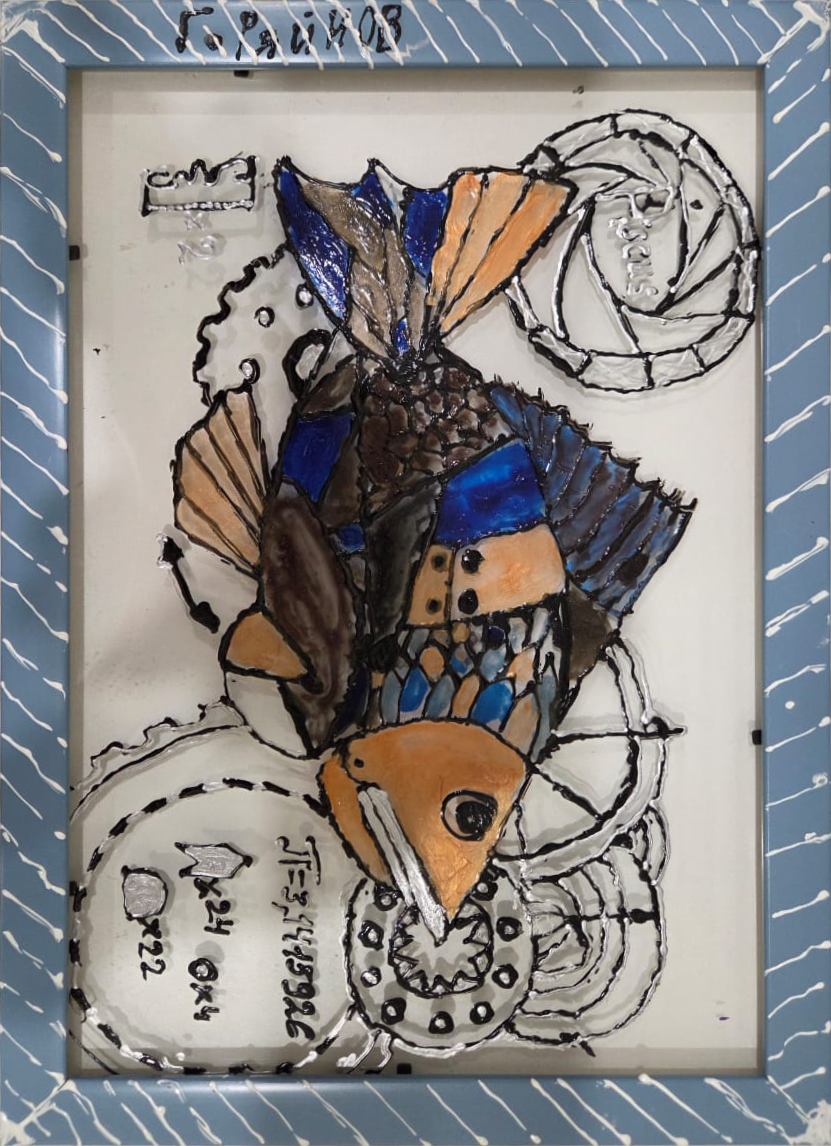
#> input picture art-originals/Clockwork-Fish.png, 831 x 1146 px
$ python compare-pano.py ../art-originals/Clockwork-Fish.png ../art-originals/Cosmic-Threads.png ../art-originals/Cosmic-Threads.png
#> lines starting #> are read from the running program, lines starting #| are printed output that depends on the picture
#!/usr/bin/env python3
"""
The measurable half of the fidelity court.

Compares a generated sky against the painting it claims to come from, in two
ways a machine can actually do:

1. PALETTE DISTANCE. Both images k-means'd identically (same tool discipline as
   sample-palette.py), then each generated cluster matched to its nearest
   reference cluster in Lab space. Reports per-pair dE and a share-weighted
   total. dE < 10 is the same paint, < 20 is drifting, above that the sky is
   wearing someone else's colours.

2. THE CONTACT SHEET. Matched crops -- reference top row, generation bottom row
   -- written to one image for the vision half of the court, which judges what
   numbers cannot: mark-making, edge character, whether the same hand made both.

Usage: python3 tools/compare-pano.py <reference.png> <generated.png> <out-prefix>
"""
import sys, random, math
from PIL import Image

def srgb_to_lab(c):
    def f(u):
        u = u/255
        return u/12.92 if u <= 0.04045 else ((u+0.055)/1.055)**2.4
    r,g,b = (f(v) for v in c)
    x = r*0.4124+g*0.3576+b*0.1805; y = r*0.2126+g*0.7152+b*0.0722; z = r*0.0193+g*0.1192+b*0.9505
    def g_(t): return t**(1/3) if t > 0.008856 else 7.787*t+16/116
    fx,fy,fz = g_(x/0.9505), g_(y), g_(z/1.089)
    return (116*fy-16, 500*(fx-fy), 200*(fy-fz))

def kmeans_palette(img, k=6):
    small = img.resize((160, max(1,int(160*img.size[1]/img.size[0]))), Image.LANCZOS)
    px = [small.getpixel((x,y)) for x in range(small.width) for y in range(small.height)]
    labs = [srgb_to_lab(p) for p in px]
    random.seed(7)
    centres = random.sample(labs, k)
    for _ in range(20):
        buckets = [[] for _ in range(k)]
        for i,l in enumerate(labs):
            buckets[min(range(k), key=lambda c: sum((l[j]-centres[c][j])**2 for j in range(3)))].append(i)
        centres = [tuple(sum(labs[i][j] for i in b)/len(b) for j in range(3)) if b else centres[c]
                   for c,b in enumerate(buckets)]
    out = []
    for c,b in enumerate(buckets):
        if not b: continue
        i = min(b, key=lambda n: sum((labs[n][j]-centres[c][j])**2 for j in range(3)))
        out.append({'rgb': px[i], 'lab': labs[i], 'share': len(b)/len(labs)})
    return sorted(out, key=lambda e: -e['share'])

def dE(a,b): return math.sqrt(sum((a[i]-b[i])**2 for i in range(3)))

def main(ref_path, gen_path, prefix):
#> called with ref_path = '../art-originals/Clockwork-Fish.png', gen_path = '../art-originals/Cosmic-Threads.png', prefix = '../art-originals/Cosmic-Threads.png'
    ref = Image.open(ref_path).convert('RGB')
#> ref is the input picture: PIL image 831x1146 RGB; mean R, G, B 135.6, 133.9, 133.5
    gen = Image.open(gen_path).convert('RGB')
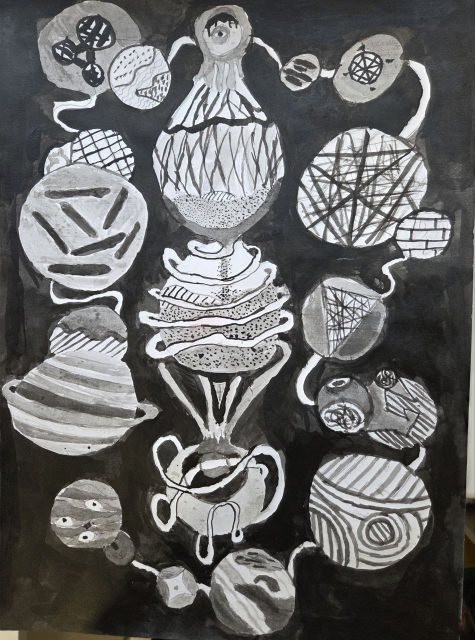
#> input picture art-originals/Cosmic-Threads.png, 950 x 1280 px (shown at 1/2 size)
#> gen is the input picture: PIL image 950x1280 RGB; mean R, G, B 104.8, 104.7, 104.4

    rp, gp = kmeans_palette(ref), kmeans_palette(gen)
#> in kmeans_palette, `small = img.resize((160, max(1,int(160*img.size[1]/img.size[0]))), Ima..`:
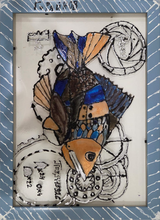
#> small: PIL image 160x220 RGB; mean R, G, B 135.6, 133.9, 133.5
#> in kmeans_palette, `px = [small.getpixel((x,y)) for x in range(small.width) for y in range..`: px = 35200 items
#> in kmeans_palette, `centres = random.sample(labs, k)`: centres = [(23.12, 2.69, -3.27), (31.02, -1.1, -7.14), (85.76, 0.138, 3.93), (52.01, 0.758, 9.45), (64.53, 1.71, 7.08), (49.86, -1.05, -12.18)]
#> the loop in kmeans_palette, `for c,b in enumerate(buckets):` made 6 passes
#> i on passes 1 to 6: 23860, 3690, 7726, 22916, 27250, 32355
#> after the loop in kmeans_palette, `for c,b in enumerate(buckets):`: out = 6 items
#> call 2 of kmeans_palette, with k = 6
#> in kmeans_palette (call 2), `small = img.resize((160, max(1,int(160*img.size[1]/img.size[0]))), Ima..`:
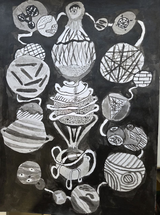
#> small: PIL image 160x215 RGB; mean R, G, B 104.7, 104.7, 104.3
#> in kmeans_palette (call 2), `px = [small.getpixel((x,y)) for x in range(small.width) for y in range..`: px = 34400 items
#> in kmeans_palette (call 2), `centres = random.sample(labs, k)`: centres = [(5.85, -0.212, 0.578), (10.31, -0.00566, 1.55), (83.67, -0.653, -1.35), (15.98, 1.06, 4.81), (17.86, -0.299, -3.04), (60.31, 0.345, 2.51)]
#> the loop in kmeans_palette (call 2), `for c,b in enumerate(buckets):` made 6 passes
#> i on passes 1 to 6: 31307, 19280, 29309, 18938, 10242, 774
    print(f"{'GEN colour':10} share  ->  nearest REF     dE")
    weighted = 0.0
    for g in gp:
        best = min(rp, key=lambda r: dE(r['lab'], g['lab']))
        d = dE(best['lab'], g['lab'])
        weighted += d * g['share']
        flag = '' if d < 10 else ('  DRIFT' if d < 20 else '  FOREIGN')
        print(f"#{g['rgb'][0]:02X}{g['rgb'][1]:02X}{g['rgb'][2]:02X}  {g['share']:.2f}  ->  "
              f"#{best['rgb'][0]:02X}{best['rgb'][1]:02X}{best['rgb'][2]:02X}      {d:5.1f}{flag}")
#> this loop made 6 passes
#> (d, weighted, flag) on passes 1 to 6: (13.1, 3.1, '  DRIFT'), (6.52, 4.29, ''), (7.41, 5.59, ''), (4.98, 6.45, ''), (9.05, 7.53, ''), (8.36, 8.47, '')
#| #414243  0.24  ->  #2C2529       13.1  DRIFT
#| #2E2C28  0.18  ->  #2C2529        6.5
#| #D3D5D8  0.17  ->  #CBC6C0        7.4
#| #A3A3A3  0.17  ->  #9F9A94        5.0
#| #1A1815  0.12  ->  #2C2529        9.1
#| #71706F  0.11  ->  #665E57        8.4
#> after the loop, weighted = 8.47
    print(f"\nshare-weighted palette distance: {weighted:.1f}   (<10 same paint, <20 drifting, else foreign)")
#| share-weighted palette distance: 8.5   (<10 same paint, <20 drifting, else foreign)

    # contact sheet: 4 ref crops (grid, centre-biased) over 4 gen crops (across
    # the yaw at eye height, where a sky dome is actually looked at)
    T = 360
    def crops_ref():
        w,h = ref.size; cw = w//2; ch = h//2
        boxes = [(0,0,cw,ch),(cw,0,w,ch),(0,ch,cw,h),(cw,ch,w,h)]
        return [ref.crop(b).resize((T,T), Image.LANCZOS) for b in boxes]
    def crops_gen():
        w,h = gen.size; band_top = int(h*0.28); band_bot = int(h*0.78)
        step = w//4
        return [gen.crop((i*step, band_top, i*step+(band_bot-band_top), band_bot))
                  .resize((T,T), Image.LANCZOS) for i in range(4)]
    sheet = Image.new('RGB', (T*4+50, T*2+70), (24,20,16))
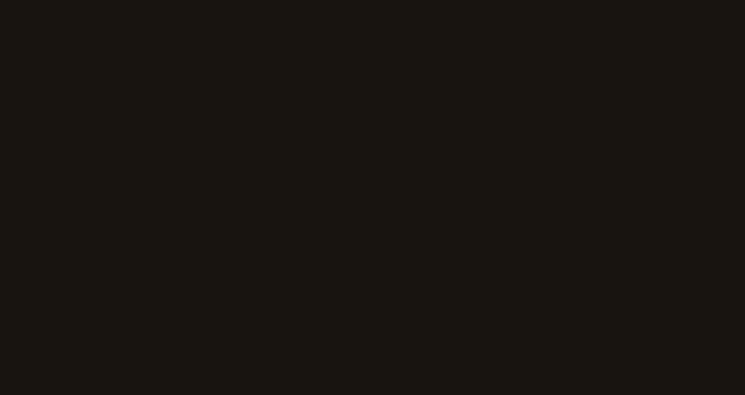
#> sheet: PIL image 1490x790 RGB (shown at 1/2 size); mean R, G, B 24, 20, 16
    for i,c in enumerate(crops_ref()): sheet.paste(c, (10+i*(T+10), 10))
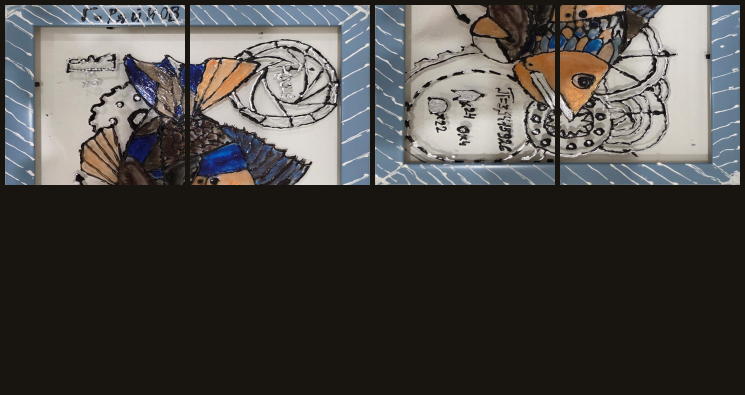
#> sheet: PIL image 1490x790 RGB (shown at 1/2 size); mean R, G, B 73.2, 70.2, 67.7
    for i,c in enumerate(crops_gen()): sheet.paste(c, (10+i*(T+10), T+40))
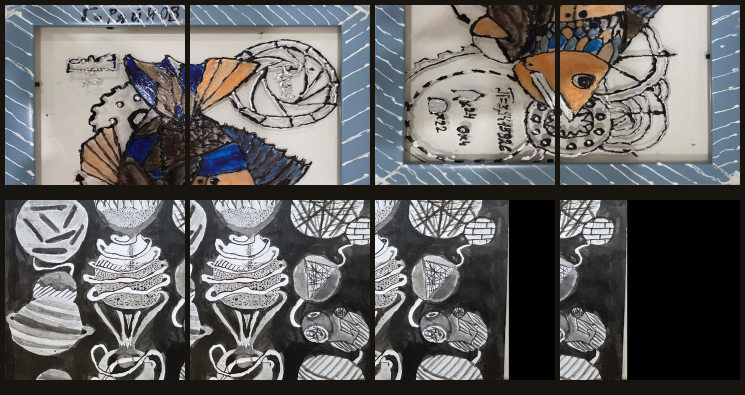
#> sheet: PIL image 1490x790 RGB (shown at 1/2 size); mean R, G, B 101.5, 100.3, 99.8
    sheet.save(f"{prefix}-contact.jpg", quality=85)
    print(f"contact sheet -> {prefix}-contact.jpg  (top: reference, bottom: generation)")

if __name__ == '__main__':
    main(sys.argv[1], sys.argv[2], sys.argv[3])
